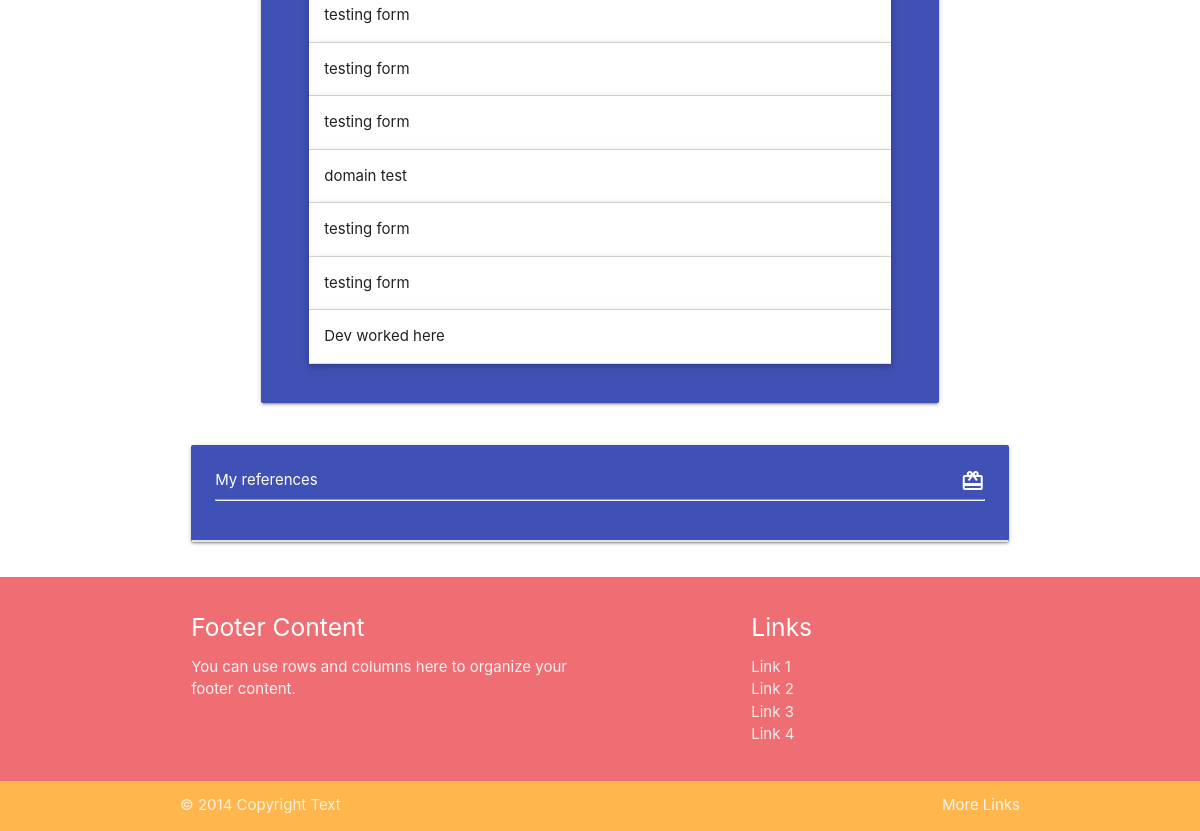
Page /profile/1/ (lower part) on the earlier database version.
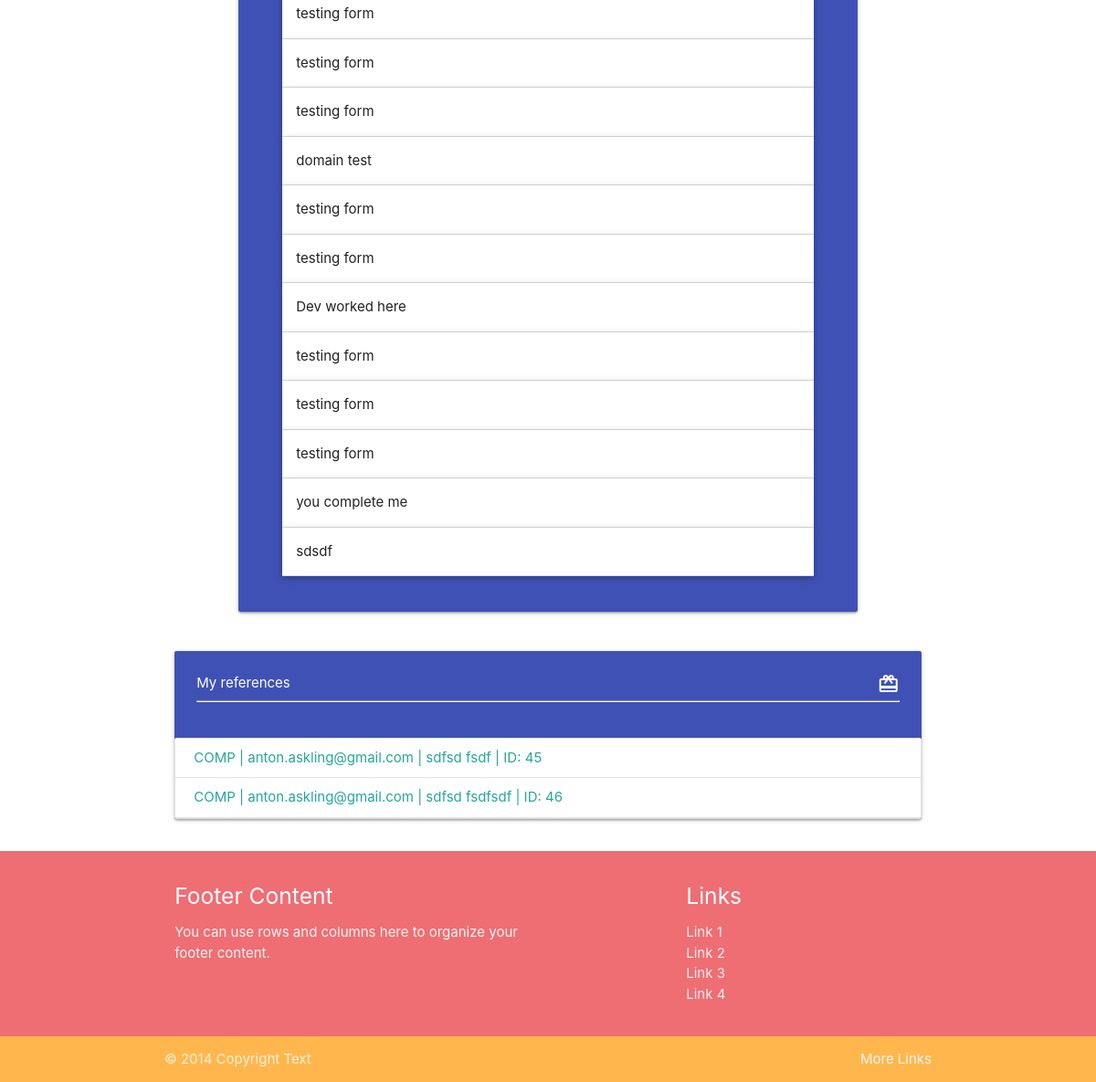
Same page on the later database version.
### userprofile/models.py (models this page shows, shortened)
class RefRequest(models.Model):
    profile = models.ForeignKey(Profile, verbose_name=_("profile"), on_delete=models.CASCADE)
    company_name = models.CharField(_("company name"), max_length=100, null=True, blank=True)
    date_from = PartialDateField( verbose_name=_("date from"))
    date_to = PartialDateField(verbose_name=_("date to"))
    to_email = models.EmailField(_("to email"), max_length=254, null=True, blank=True)
    UNINITIATED = "UNIN"
    PENDING = "PEND"
    COMPLETE = "COMP"
    STATUS_CHOICES = [
        (UNINITIATED, "Uninitiated"),
        (PENDING, "Pending"),
        (COMPLETE, "Complete"),
    ]
    status = models.CharField(_("status"), max_length=4, choices=STATUS_CHOICES, default=UNINITIATED,)
    time_sent = models.DateTimeField(_("time_sent"), auto_now_add=True, null=True)
    class Meta:
        verbose_name = "Reference request"
        verbose_name_plural = "Reference requests"

class RefResponse(models.Model):
    ref_request = models.OneToOneField(RefRequest, verbose_name=_("request to"), on_delete=models.CASCADE)
    profile = models.ForeignKey(Profile, verbose_name=_("profile"), on_delete=models.CASCADE, null=True, blank=True)
    email = models.EmailField(_("email"), max_length=254)
    first_name = models.CharField(_("first name"), max_length=50, null=True, blank=True)
    last_name = models.CharField(_("last name"), max_length=50, null=True, blank=True)
    company_name = models.CharField(_("company name"), max_length=50, null=True, blank=True)
    title = models.CharField(_("title"), max_length=50)
    BOSS = "BOSS"
    COLLEAGUE = "COLL"
    CONSULTANT = "CONS"
    OTHER = "OTH"
    RELATION_CHOICES = [
        (BOSS, "Boss to referee"),
        (COLLEAGUE, "Colleague to referee"),
        (CONSULTANT, "referee was consultant"),
        (OTHER, "Other")
    ]
    relation = models.CharField(_("relation to referee"), choices=RELATION_CHOICES, default=BOSS, max_length=4)
    other_relation = models.CharField(_("if Other, please specify"), max_length=80, null=True, blank=True)
    main_tasks = models.TextField(_("describe main tasks"))
    elaborate = models.TextField(_("elaborate"))
    extra = models.TextField(_("extra"))
    referee_first_name = models.CharField(_("referee first name"), max_length=50)
    referee_last_name = models.CharField(_("referee last name"), max_length=50)
    completed = models.BooleanField(_("is completed"), default=False)
    time_added = models.DateTimeField(_("time added"), auto_now=True)
    def get_full_name(self):
        return f"{self.first_name} {self.last_name}"
    class Meta:
        verbose_name = "Reference response"
        verbose_name_plural = "Reference responses"
        ordering = ["ref_request"]

### userprofile/views.py (the view)
# urls.py: path("profile/<int:pk>/", ProfileView.as_view(), name ="profile"),
class ProfileView(ListView):
    model = RefRequest
    def get(self, request, *args, **kwargs):
        profile = Profile.objects.get(id=kwargs["pk"])
        requests = profile.refrequest_set.all()
        return render(
            self.request,
            "userprofile/profile.html",
            {
                "profile": profile,
                "requests": requests,
            })

### userprofile/models.py (called while the page is built)
    def __str__(self):
        return f"{self.first_name} {self.last_name}"

### userprofile/templates/userprofile/profile.html (shortened to what this page needs)
{% extends "base.html" %}
{% block content %}
    <div class="container">
        {% include "./components/profile_pending_requests.html" %}
        <div class="row">
            <div class="col s12">
                <div class="card indigo">
                    <div class="card-content">
                        <span class="white-text">My references <i class="material-icons right">redeem</i></span>
                        <hr/>
                    </div>
                    <div class=" collection">
                        {% for request in requests %}
                        {% if request.status == "COMP" %}
                        <a data-target="{{ request.refresponse.id }}" class="modal-trigger  collection-item" href="">{{ request.status }} | {{ request.refresponse.email }} | {{ request.refresponse.get_full_name }} | ID:  {{ request.refresponse.id }} </a>
                        {% endif %}
                        {% endfor %}
                    </div>
                </div>
            </div>
        </div>
    </div>
{% endblock content %}

### userprofile/templates/userprofile/components/profile_pending_requests.html (shortened to what this page needs)
<div class="row">
    <div class="col s12 l10 offset-l1">
        <div class="card-panel indigo">
            <ul class="collapsible popout">
            {% for request in requests %}
                {% if request.status == "PEND" %}
                <li>
                    <div class="collapsible-header"> <span class="truncate">{{ request.company_name }}</span></div>
                  </li>
                  {% endif %}
            {% endfor %}
             </ul>
        </div>
    </div>
</div>

Differences in the rows shown:
added RefRequest: company_name "testing form"
added RefRequest: company_name "testing form"
added RefRequest: company_name "testing form"
added RefRequest: company_name "you complete me"
added RefRequest: company_name "sdsdf"
added RefRequest: status "COMP", refresponse.email "anton.askling@gmail.com", refresponse.get_full_name "sdfsd fsdf", refresponse.id "45"
added RefRequest: status "COMP", refresponse.email "anton.askling@gmail.com", refresponse.get_full_name "sdfsd fsdfsdf", refresponse.id "46"
